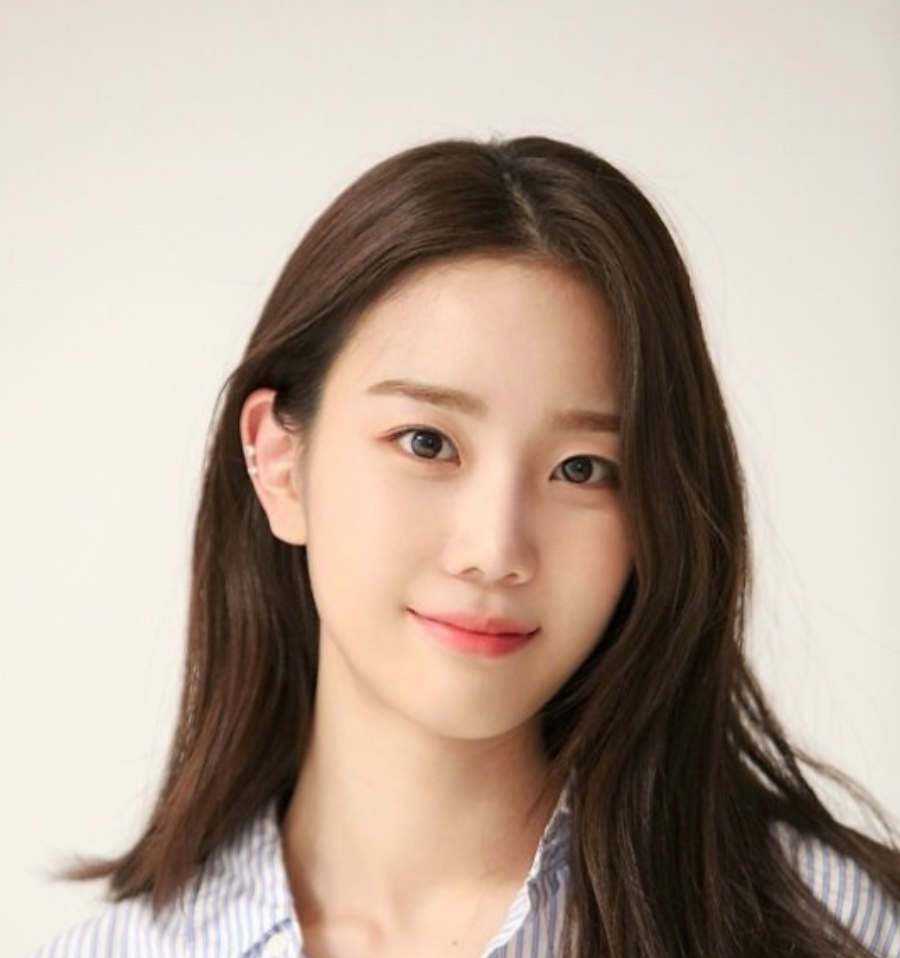
#> input picture OpenCv/image/test.png, 900 x 958 px, found by its file name
$ python slice.py
#> lines starting #> are read from the running program, lines starting #| are printed output that depends on the picture; after the words box and inside, x2 and y2 are one past the last pixel; in counts of white or black regions, pixels touching at a corner belong together
import cv2
import numpy as np

src = cv2.imread(
    "/Users/triplet_dev/Python_openCV/OpenCV/image/test.png", cv2.IMREAD_COLOR)
#> src is the input picture: shape (958, 900, 3); mean B, G, R 153.3, 166.6, 184

# [9 lines of commented-out code are left out]

print(src.shape[:3])
#| (958, 900, 3)

height, width = src.shape[:2]
#> height = 958; width = 900
print(height, width)
#| 958 900


# 1번 문제
w1 = round(width / 2)
#> w1 = 450
print(w1)
#| 450
dst1 = src[0:, 0:w1]
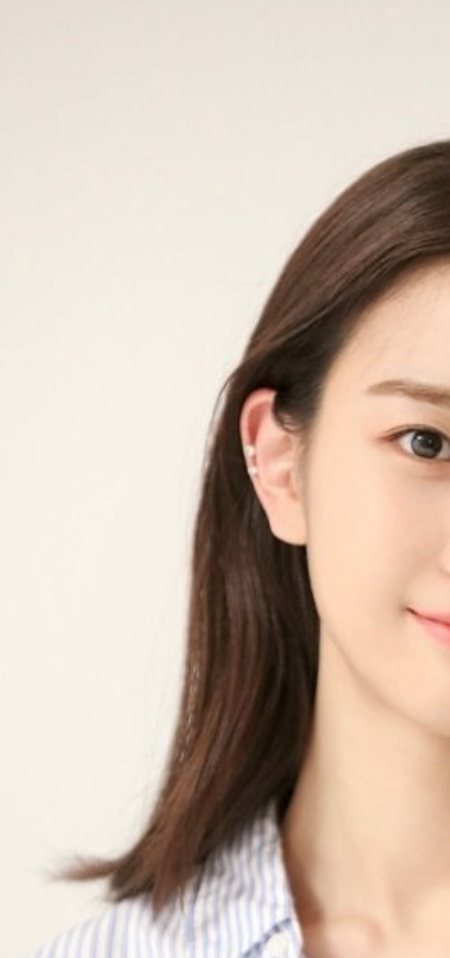
#> dst1: shape (958, 450, 3); mean B, G, R 176.2, 189.7, 207.1

# 2번 문제
h2 = round(height/2)
#> h2 = 479
dst2 = src[0:h2, 0:]
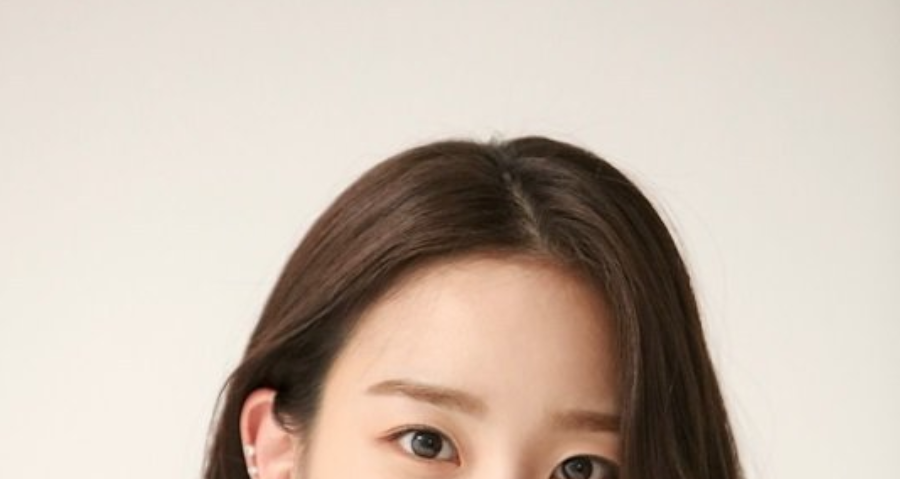
#> dst2: shape (479, 900, 3); mean B, G, R 175.4, 187.5, 201.5

# 3번 문제
w3 = round(width/2)
#> w3 = 450
h3 = round(height/2)
#> h3 = 479
dst3 = src[0:h3, 0:w3]
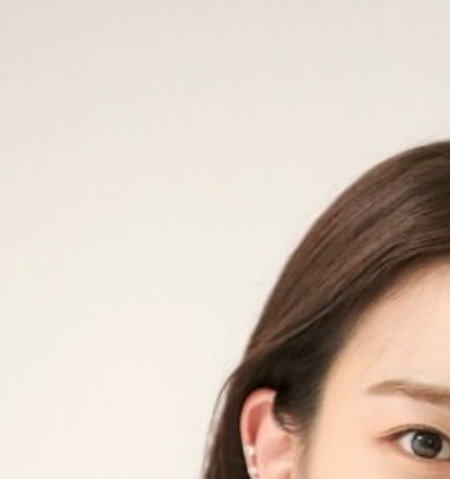
#> dst3: shape (479, 450, 3); mean B, G, R 189, 200.7, 214.3

# 4번 문제
w4 = round((width/3)*2)
#> w4 = 600
h4 = round((height/3)*2)
#> h4 = 639
dst4 = src[h4:, w4:]
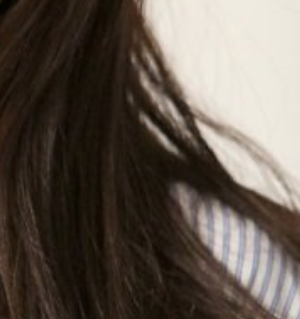
#> dst4: shape (319, 300, 3); mean B, G, R 78.1, 87.1, 96.9

# 5번 문제
w5 = round((width/4))
#> w5 = 225
h5 = round((height/4))
#> h5 = 240
w6 = w5*2
#> w6 = 450
h6 = h5*2
#> h6 = 480

print(h5, w5)
#| 240 225
print(h6, w6)
#| 480 450
dst5 = src[h5:h6, w5:w6]
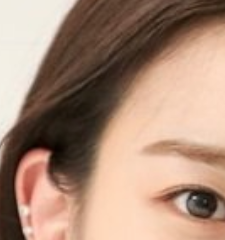
#> dst5: shape (240, 225, 3); mean B, G, R 119.5, 138.3, 169

# 채널 ===========================================

# RGB 별로 추출 하여 표현 (데이터상 BGR 임)
# 채널별로 뽑기
# BGR
B = src[:, :, 0]
G = src[:, :, 1]
R = src[:, :, 2]

# gray color 로 바꾸기
# gray color change 안됨
# gray = R * 0.3 + G * 0.59 + B*0.11

# 방법 1
gray1 = (R + G + B) / 3
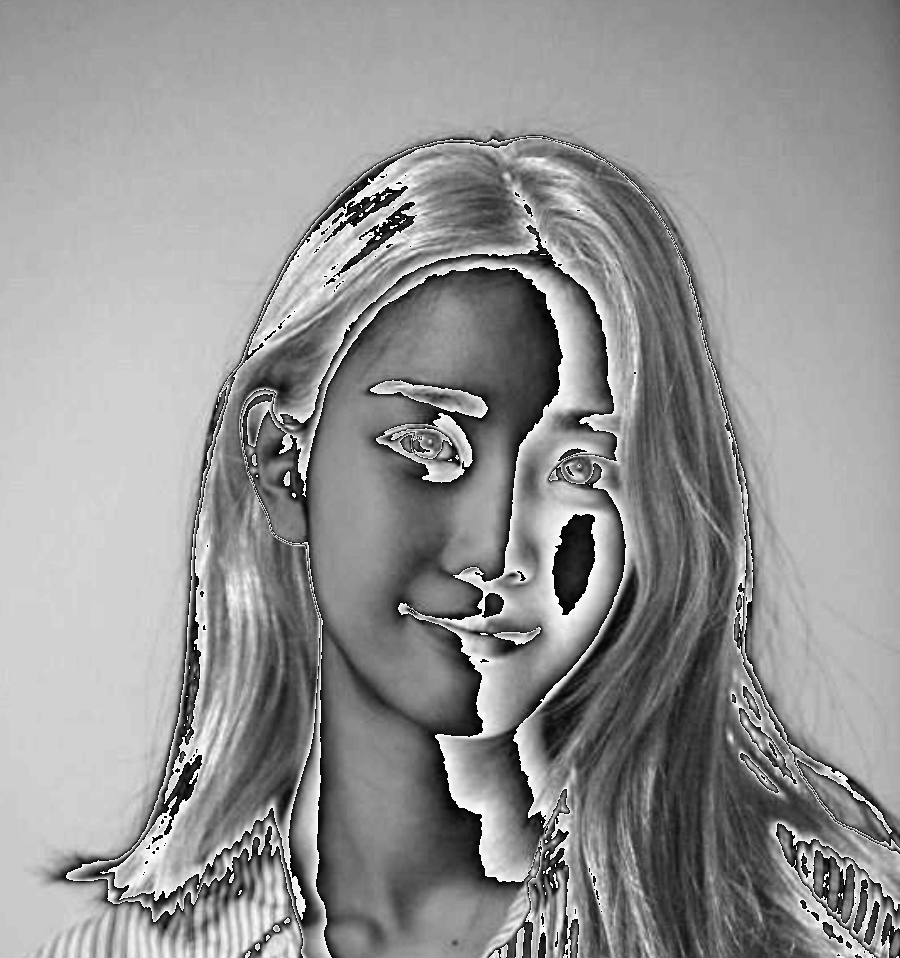
#> gray1: shape (958, 900) float64; min 0, max 85, mean 49.1; drawn with min black and max white
# gray1 = src[:, :, gray1]


#  방법 2
# gray2 = ((0.299 * R) + (0.587 * G) + (0.114 * B))
# numpy 의 배열로 바꾸는것 .astype(uint8)   언사인트 인티저 8bit
# gray2 = gray2.astype(np.uint8)

# 방법 3
# cv2 함수 이용 방법
# cvt :: 컨버터
gray3 = cv2.cvtColor(src, cv2.COLOR_BGR2GRAY)
# gray4 = cv2.cvtColor(src, cv2.COLOR_BGR2HSV)
# gray5 = cv2.cvtColor(src, cv2.COLOR_BGR2YCrCb)


# 이진화 =>
# threshold 스레쉬홀드 :: 임계값
# 예제상 100 이 임계값
ret, dst7 = cv2.threshold(gray3, 100, 255, cv2.THRESH_BINARY)
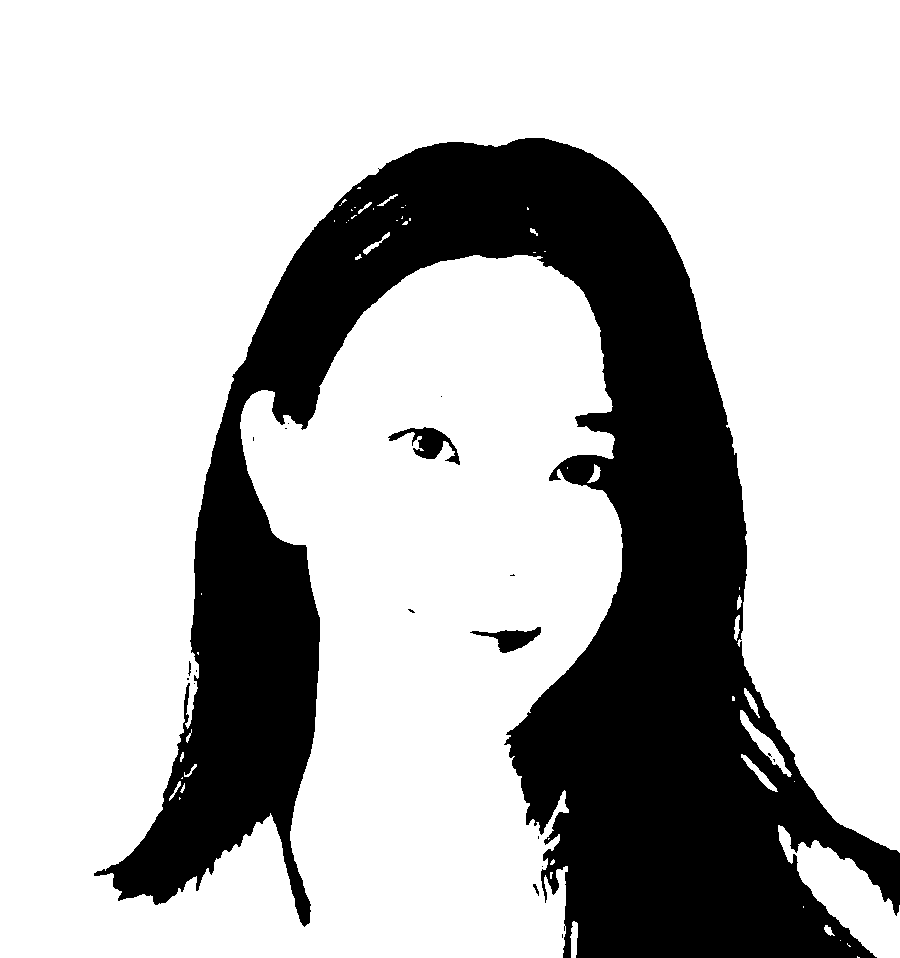
#> dst7: shape (958, 900); 73.3% white; 19 black regions (14 under 20 px), largest, box (x1, y1, x2, y2) and area: (94, 138, 900, 958) 228048, (388, 427, 460, 465) 1029, (470, 627, 541, 653) 781, (533, 884, 539, 896) 30, (188, 661, 191, 676) 25
print("=====> ret?")
print(ret)
cv2.imshow("src", src)
# [15 lines of commented-out code are left out]
cv2.imshow("dst7", dst7)

cv2.waitKey(0)
cv2.destroyAllWindows()
